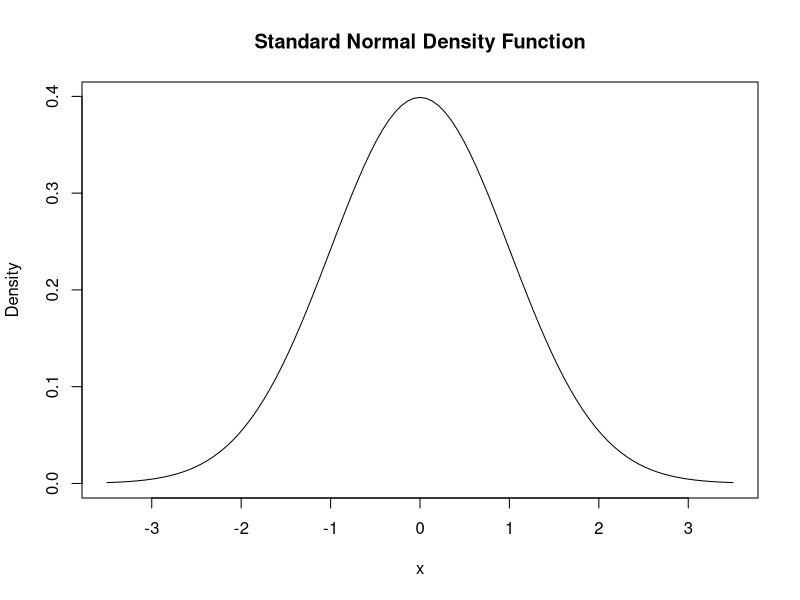
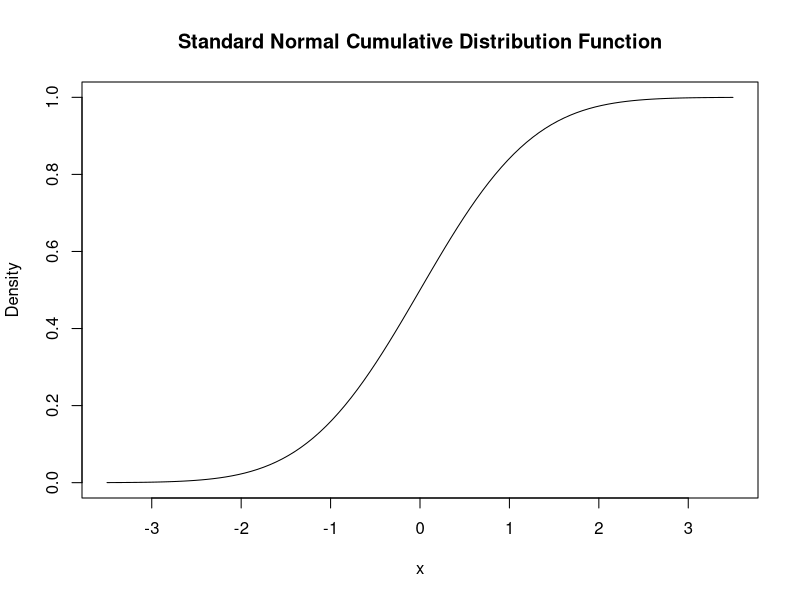
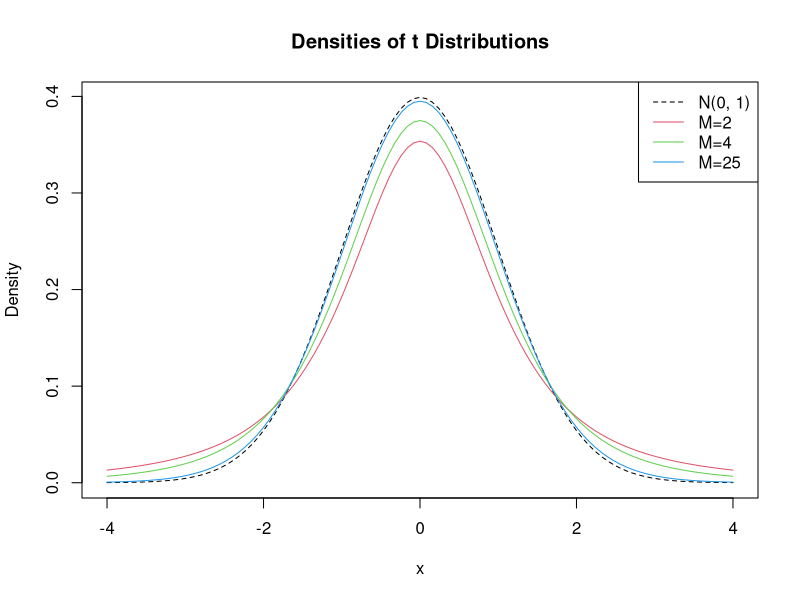

These charts were generated, in order, by the following R code:
sample(1:6, 1) 
  # generate the vector of probabilities 
  probability <- rep(1/6, 6) 

  # generate the vector of cumulative probabilities 
  cum_probability <- cumsum(probability)
  
  
  # compute the sample mean of 10000 dice rolls
  mean(sample(1:6, 
              10000, 
              replace = T))
  

  # define functions
  f <- function(x) 3 / x^4
  g <- function(x) x * f(x)
  h <- function(x) x^2 * f(x)
  
  # compute area under the density curve
  area <- integrate(f, 
                    lower = 1, 
                    upper = Inf)$value
  area
  
  # compute E(X)
  EX <- integrate(g,
                  lower = 1,
                  upper = Inf)$value
  EX
  
  # compute Var(X)
  VarX <- integrate(h,
                    lower = 1,
                    upper = Inf)$value - EX^2 
  VarX 
  
  
  # draw a plot of the N(0,1) PDF
  curve(dnorm(x),
        xlim = c(-3.5, 3.5),
        ylab = "Density", 
        main = "Standard Normal Density Function") 
  
  # compute denstiy at x=-1.96, x=0 and x=1.96
  dnorm(x = c(-1.96, 0, 1.96))
  
  
  # plot the standard normal CDF
  curve(pnorm(x), 
        xlim = c(-3.5, 3.5), 
        ylab = "Density", 
        main = "Standard Normal Cumulative Distribution Function")
  
  # compute the probability using pnorm()
  pnorm(1.337)
  
  pnorm(4, mean = 5, sd = 5) - pnorm(3, mean = 5, sd = 5) 
  
  ## t distribution
  # plot the standard normal density
  curve(dnorm(x), 
        xlim = c(-4, 4), 
        xlab = "x", 
        lty = 2, 
        ylab = "Density", 
        main = "Densities of t Distributions")
  
  # plot the t density for M=2
  curve(dt(x, df = 2), 
        xlim = c(-4, 4), 
        col = 2, 
        add = T)
  
  # plot the t density for M=4
  curve(dt(x, df = 4), 
        xlim = c(-4, 4), 
        col = 3, 
        add = T)
  
  # plot the t density for M=25
  curve(dt(x, df = 25), 
        xlim = c(-4, 4), 
        col = 4, 
        add = T)
  
  # add a legend
  legend("topright", 
         c("N(0, 1)", "M=2", "M=4", "M=25"), 
         col = 1:4, 
         lty = c(2, 1, 1, 1))
  
  
  
  